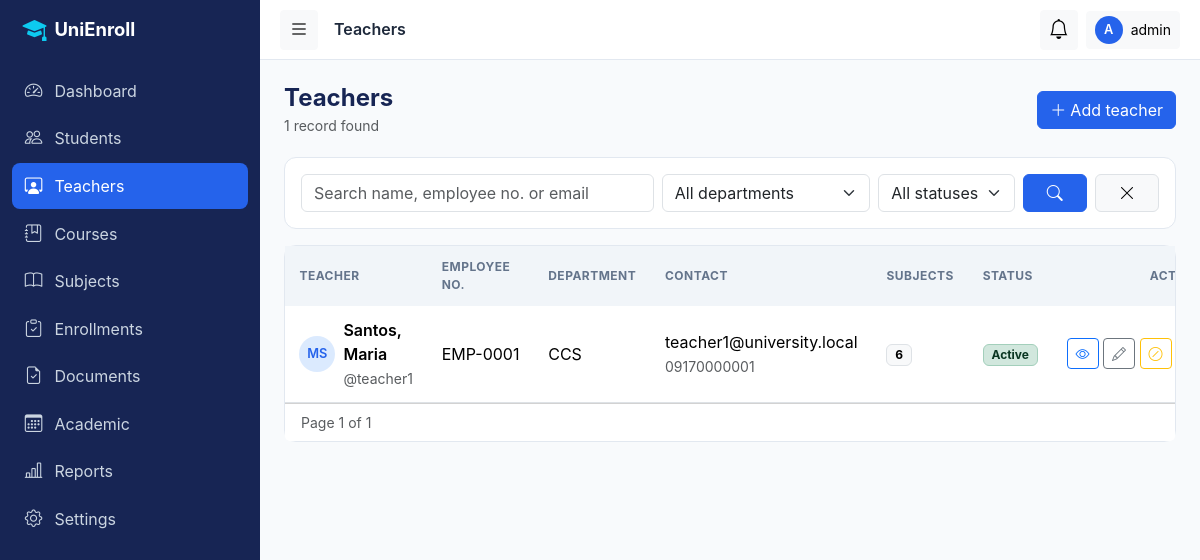
/admin/teachers/index.php (signed in), run on the app's committed database.
### tables this page shows
CREATE TABLE users (
  id            INT UNSIGNED AUTO_INCREMENT PRIMARY KEY,
  username      VARCHAR(50)  NOT NULL,
  email         VARCHAR(120) NOT NULL,
  password_hash VARCHAR(255) NOT NULL,
  role          ENUM('admin','teacher','student') NOT NULL,
  status        ENUM('active','inactive') NOT NULL DEFAULT 'active',
  last_login    DATETIME NULL,
  created_at    TIMESTAMP NOT NULL DEFAULT CURRENT_TIMESTAMP,
  updated_at    TIMESTAMP NOT NULL DEFAULT CURRENT_TIMESTAMP ON UPDATE CURRENT_TIMESTAMP,
  UNIQUE KEY uq_users_username (username),
  UNIQUE KEY uq_users_email (email),
  KEY idx_users_role_status (role, status)
);

CREATE TABLE teachers (
  id              INT UNSIGNED AUTO_INCREMENT PRIMARY KEY,
  user_id         INT UNSIGNED NOT NULL,
  employee_no     VARCHAR(30)  NOT NULL,
  first_name      VARCHAR(60)  NOT NULL,
  middle_name     VARCHAR(60)  NULL,
  last_name       VARCHAR(60)  NOT NULL,
  gender          ENUM('male','female','other') NULL,
  birth_date      DATE NULL,
  phone           VARCHAR(30)  NULL,
  address         VARCHAR(255) NULL,
  department_id   INT UNSIGNED NULL,
  profile_picture VARCHAR(255) NULL,
  status          ENUM('active','inactive') NOT NULL DEFAULT 'active',
  created_at      TIMESTAMP NOT NULL DEFAULT CURRENT_TIMESTAMP,
  updated_at      TIMESTAMP NOT NULL DEFAULT CURRENT_TIMESTAMP ON UPDATE CURRENT_TIMESTAMP,
  UNIQUE KEY uq_teachers_user (user_id),
  UNIQUE KEY uq_teachers_empno (employee_no),
  KEY idx_teachers_name (last_name, first_name),
  KEY idx_teachers_department (department_id),
  CONSTRAINT fk_teachers_user FOREIGN KEY (user_id)
    REFERENCES users(id) ON UPDATE CASCADE ON DELETE CASCADE,
  CONSTRAINT fk_teachers_department FOREIGN KEY (department_id)
    REFERENCES departments(id) ON UPDATE CASCADE ON DELETE SET NULL
);

CREATE TABLE departments (
  id          INT UNSIGNED AUTO_INCREMENT PRIMARY KEY,
  code        VARCHAR(20)  NOT NULL,
  name        VARCHAR(150) NOT NULL,
  description TEXT NULL,
  status      ENUM('active','inactive') NOT NULL DEFAULT 'active',
  created_at  TIMESTAMP NOT NULL DEFAULT CURRENT_TIMESTAMP,
  updated_at  TIMESTAMP NOT NULL DEFAULT CURRENT_TIMESTAMP ON UPDATE CURRENT_TIMESTAMP,
  UNIQUE KEY uq_departments_code (code)
);

### includes/auth_check.php (called while the page is built, shortened)
<?php
function require_login(): array
{
    $pdo  = Database::getConnection();
    $stmt = $pdo->prepare('SELECT id, username, role, status FROM users WHERE id = ?');
    $stmt->execute([$_SESSION['user_id']]);
    $user = $stmt->fetch();
    $user['name'] = $_SESSION['display_name'] ?? $user['username'];
    return $user;
}
function require_role($roles): array
{
    $roles = (array)$roles;
    $user  = require_login();
        ?>
        <?php
    return $user;
}

### admin/teachers/index.php (the view, shortened to what this page needs)
<?php
require_once __DIR__ . '/../../includes/auth_check.php';
$user = require_role('admin');
$pageTitle = 'Teachers';
$pdo = Database::getConnection();
$q      = clean($_GET['q'] ?? '');
$deptId = (int)($_GET['department'] ?? 0);
$status = in_array($_GET['status'] ?? '', ['active', 'inactive'], true) ? $_GET['status'] : '';
$where = []; $params = [];
$whereSql = $where ? 'WHERE ' . implode(' AND ', $where) : '';
$from  = 'FROM teachers t JOIN users u ON u.id = t.user_id LEFT JOIN departments d ON d.id = t.department_id';
$total = (int)scalar($pdo, "SELECT COUNT(*) $from $whereSql", $params);
$pg    = paginate($total, (int)($_GET['page'] ?? 1));
$stmt = $pdo->prepare(
    "SELECT t.*, u.username, u.email, d.code AS dept_code,
            (SELECT COUNT(*) FROM subjects sb WHERE sb.teacher_id = t.id) AS subject_count
     $from $whereSql ORDER BY t.last_name, t.first_name LIMIT {$pg['perPage']} OFFSET {$pg['offset']}"
);
$stmt->execute($params);
$teachers = $stmt->fetchAll();
$departments = $pdo->query("SELECT id, code, name FROM departments WHERE status = 'active' ORDER BY name")->fetchAll();
$keep = array_filter(['q' => $q, 'department' => $deptId, 'status' => $status]);
require_once __DIR__ . '/../../includes/header.php';
?>
<div class="page-header">
  <div><h4>Teachers</h4><small class="text-muted"><?= number_format($total) ?> record<?= $total === 1 ? '' : 's' ?> found</small></div>
  <button class="btn btn-primary" id="addBtn"><i class="bi bi-plus-lg me-1"></i>Add teacher</button>
</div>
<div class="card mb-3"><div class="card-body">
  <form class="row g-2" method="get">
    <div class="col-md-5"><input class="form-control" name="q" placeholder="Search name, employee no. or email" value="<?= e($q) ?>"></div>
    <div class="col-6 col-md-3"><select class="form-select" name="department"><option value="">All departments</option>
      <?php foreach ($departments as $d): ?><option value="<?= $d['id'] ?>" <?= $deptId === (int)$d['id'] ? 'selected' : '' ?>><?= e($d['code']) ?></option><?php endforeach; ?></select></div>
    <div class="col-6 col-md-2"><select class="form-select" name="status"><option value="">All statuses</option>
      <?php foreach (['active', 'inactive'] as $s): ?><option value="<?= $s ?>" <?= $status === $s ? 'selected' : '' ?>><?= ucfirst($s) ?></option><?php endforeach; ?></select></div>
    <div class="col-md-2 d-flex gap-2">
      <button class="btn btn-primary flex-fill"><i class="bi bi-search"></i></button>
      <a class="btn btn-light border flex-fill" href="index.php" title="Reset"><i class="bi bi-x-lg"></i></a></div>
  </form>
</div></div>
<div class="card">
  <?php if (!$teachers): ?>
    <div class="empty-state"><i class="bi bi-person-workspace"></i><?= $keep ? 'No teachers match your filters.' : 'No teachers yet. Click “Add teacher” to create one.' ?></div>
  <?php else: ?>
  <div class="table-responsive"><table class="table table-hover mb-0">
    <thead><tr><th>Teacher</th><th>Employee No.</th><th>Department</th><th>Contact</th><th>Subjects</th><th>Status</th><th class="text-end">Actions</th></tr></thead>
    <tbody>
    <?php foreach ($teachers as $t): $full = $t['first_name'] . ' ' . $t['last_name']; ?>
      <tr>
        <td><div class="d-flex align-items-center gap-2">
          <span class="initials"><?= e(strtoupper(mb_substr($t['first_name'], 0, 1) . mb_substr($t['last_name'], 0, 1))) ?></span>
          <div><div class="fw-semibold"><?= e($t['last_name'] . ', ' . $t['first_name']) ?></div><small class="text-muted">@<?= e($t['username']) ?></small></div></div></td>
        <td class="text-nowrap"><?= e($t['employee_no']) ?></td>
        <td><?= e($t['dept_code'] ?? '—') ?></td>
        <td><div><?= e($t['email']) ?></div><small class="text-muted"><?= e($t['phone'] ?: '—') ?></small></td>
        <td><span class="badge text-bg-light border"><?= (int)$t['subject_count'] ?></span></td>
        <td><?= status_badge($t['status']) ?></td>
        <td class="text-end text-nowrap">
          <a class="btn btn-sm btn-outline-primary" href="view.php?id=<?= (int)$t['id'] ?>" title="View"><i class="bi bi-eye"></i></a>
          <button class="btn btn-sm btn-outline-secondary edit-btn" title="Edit" data-item="<?= e(json_encode($t, JSON_HEX_TAG | JSON_HEX_AMP)) ?>"><i class="bi bi-pencil"></i></button>
          <?php $deact = $t['status'] === 'active'; ?>
          <form method="post" action="actions.php" class="d-inline"><?= csrf_field() ?>
            <button class="btn btn-sm btn-outline-<?= $deact ? 'warning' : 'success' ?>" title="<?= $deact ? 'Deactivate' : 'Activate' ?>"
                    data-confirm="<?= $deact ? 'Deactivate' : 'Activate' ?> <?= e($full) ?>?" data-confirm-class="btn-<?= $deact ? 'warning' : 'success' ?>"
                    data-confirm-label="<?= $deact ? 'Deactivate' : 'Activate' ?>"><i class="bi bi-<?= $deact ? 'slash-circle' : 'check-circle' ?>"></i></button></form>
        </td>
      </tr>
    <?php endforeach; ?>
    </tbody></table></div>
  <div class="card-footer bg-white d-flex justify-content-between align-items-center flex-wrap gap-2">
    <small class="text-muted">Page <?= $pg['page'] ?> of <?= $pg['pages'] ?></small><?= render_pagination($pg, $keep) ?></div>
  <?php endif; ?>
</div>
<?php require_once __DIR__ . '/../../includes/footer.php'; ?>

### includes/header.php (shortened to what this page needs)
<?php
$pageTitle = $pageTitle ?? APP_NAME;
?>
<!DOCTYPE html>
<html lang="en">
<head>
  <link href="https://cdn.jsdelivr.net/npm/bootstrap@5.3.3/dist/css/bootstrap.min.css" rel="stylesheet">
  <link href="https://cdn.jsdelivr.net/npm/bootstrap-icons@1.11.3/font/bootstrap-icons.min.css" rel="stylesheet">
  <link href="<?= e(asset('css/style.css')) ?>" rel="stylesheet">
</head>
<body>
<div class="app-wrapper">
  <?php require __DIR__ . '/sidebar.php'; ?>
  <div class="app-main">
    <header class="topbar">
      <button class="btn btn-light btn-sm" id="sidebarToggle" aria-label="Toggle sidebar"><i class="bi bi-list fs-5"></i></button>
      <h6 class="mb-0 ms-3 fw-semibold d-none d-sm-block"><?= e($pageTitle) ?></h6>
      <div class="ms-auto d-flex align-items-center gap-2">
        <div class="dropdown">
          <button class="btn btn-light btn-sm position-relative" data-bs-toggle="dropdown" aria-label="Notifications">
            <i class="bi bi-bell fs-5"></i>
          </button>
        </div>
        <div class="dropdown">
          <button class="btn btn-light btn-sm d-flex align-items-center gap-2" data-bs-toggle="dropdown">
            <span class="avatar"><?= e(strtoupper(mb_substr($user['name'], 0, 1))) ?></span>
            <span class="d-none d-md-inline"><?= e($user['name']) ?></span>
          </button>
        </div>
      </div>
    </header>
    <main class="content">

### includes/functions.php (shortened to what this page needs)
<?php
function e($value): string
{
    return htmlspecialchars((string)$value, ENT_QUOTES, 'UTF-8');
}
function url(string $path = ''): string
{
    return BASE_URL . '/' . ltrim($path, '/');
}
function asset(string $path): string
{
    return url('assets/' . ltrim($path, '/'));
}
function clean(?string $value): string
{
    return trim(strip_tags((string)$value));
}
function scalar(PDO $pdo, string $sql, array $params = [])
{
    $stmt = $pdo->prepare($sql);
    $stmt->execute($params);
    return $stmt->fetchColumn();
}
function status_badge(string $status): string
{
    $map = [
        'active' => 'success', 'approved' => 'success', 'verified' => 'success', 'open' => 'success', 'available' => 'success',
        'pending' => 'warning', 'inactive' => 'secondary', 'draft' => 'secondary', 'closed' => 'secondary',
        'unavailable' => 'secondary', 'passed' => 'success', 'failed' => 'danger', 'enrolled' => 'primary', 'dropped' => 'secondary', 'rejected' => 'danger', 'cancelled' => 'dark', 'graduated' => 'info',
    ];
    return '<span class="badge bg-' . ($map[$status] ?? 'secondary') . '-subtle text-' . ($map[$status] ?? 'secondary')
         . '-emphasis border border-' . ($map[$status] ?? 'secondary') . '-subtle text-capitalize">' . e($status) . '</span>';
}
function paginate(int $total, int $page, int $perPage = PER_PAGE): array
{
    $pages = max(1, (int)ceil($total / $perPage));
    $page  = min(max(1, $page), $pages);
    return ['total' => $total, 'page' => $page, 'pages' => $pages, 'perPage' => $perPage, 'offset' => ($page - 1) * $perPage];
}

### assets/css/style.css (style rules this page uses)
:root { --navy: #172554; --royal: #2563EB; --cyan: #06B6D4; --bg: #F8FAFC; --card: #FFFFFF; --text: #1E293B; --muted: #64748B; --border: #E2E8F0; --success:#16A34A; --warning:#F59E0B; --danger: #DC2626; --radius: 12px; --sidebar-w: 260px; --transition: .2s ease; }
body { font-family: 'Inter', system-ui, -apple-system, 'Segoe UI', Roboto, sans-serif; background: var(--bg); color: var(--text); }
.card { border: 1px solid var(--border); border-radius: var(--radius); }
.btn-primary { background: var(--royal); border-color: var(--royal); }
.btn, .form-control, .form-select { transition: var(--transition); }
.app-wrapper { display: flex; min-height: 100vh; }
.app-main { flex: 1; margin-left: var(--sidebar-w); min-width: 0; transition: margin var(--transition); }
.topbar { height: 60px; background: #fff; border-bottom: 1px solid var(--border); display: flex; align-items: center; padding: 0 1.25rem; position: sticky; top: 0; z-index: 1030; }
.content { padding: 1.5rem; }
.avatar { width: 28px; height: 28px; border-radius: 50%; background: var(--royal); color: #fff; display: inline-flex; align-items: center; justify-content: center; font-size: .8rem; font-weight: 600; }
.table > :not(caption) > * > * { padding: .75rem .9rem; vertical-align: middle; }
.table thead th { font-size: .75rem; text-transform: uppercase; letter-spacing: .04em; color: var(--muted); background: #f1f5f9; border-bottom: 0; }
.page-header { display: flex; flex-wrap: wrap; gap: .75rem; align-items: center; justify-content: space-between; margin-bottom: 1.25rem; }
.page-header h4 { margin: 0; color: var(--navy); font-weight: 700; }
.initials { width: 36px; height: 36px; border-radius: 50%; background: #dbeafe; color: var(--royal); display: inline-flex; align-items: center; justify-content: center; font-weight: 600; font-size: .8rem; flex-shrink: 0; }

### data on the page
users: role "admin"
teachers: first_name+last_name "MS", last_name+first_name "Santos, Maria", user.username "teacher1", employee_no "EMP-0001", department.code "CCS", user.email "teacher1@university.local", phone "09170000001", subject_count "6", status "Active"

### other printed values
$label "Dashboard"
$label "Students"
$label "Teachers"
$label "Courses"
$label "Subjects"
$label "Enrollments"
$label "Documents"
$label "Academic"
$label "Reports"
$label "Settings"
$pageTitle "Teachers"
mb_substr($user['name'], 0, 1) "A"
$total "1"
$pg['page'] "1"
$pg['pages'] "1"
